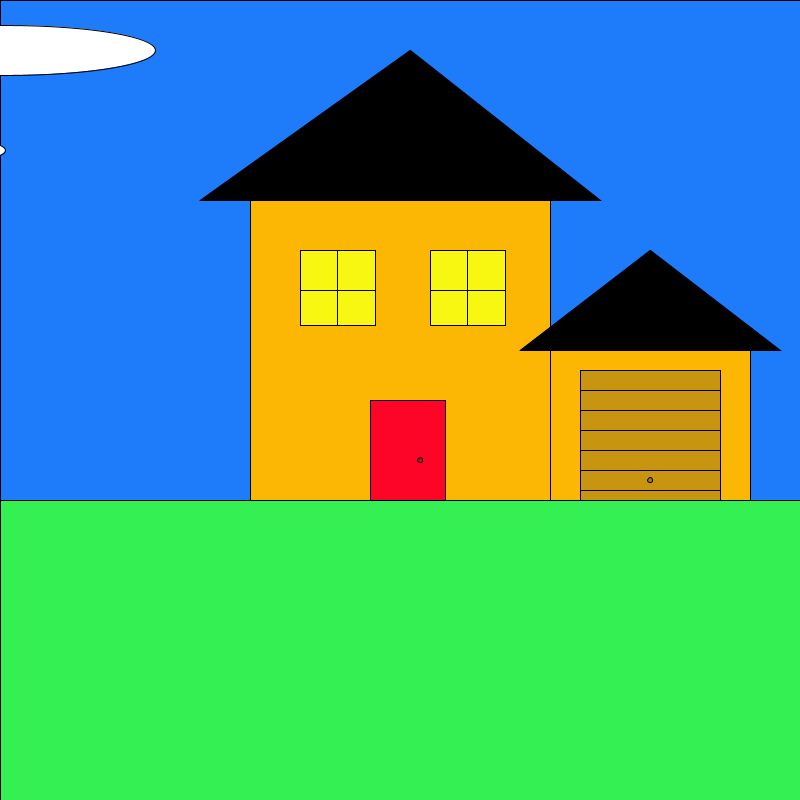
Frame 1 (no input)
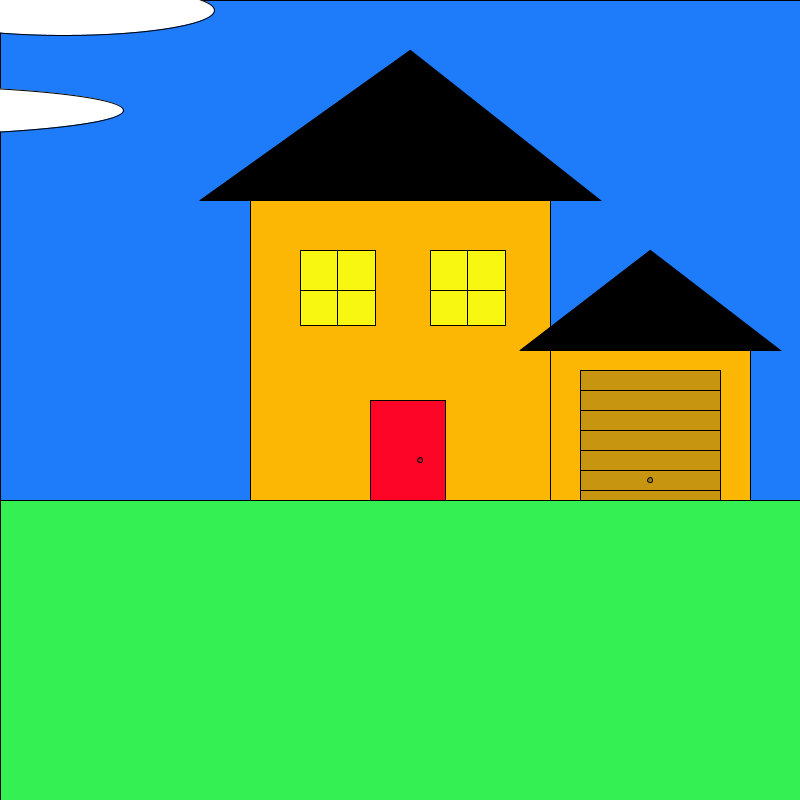
Frame 60 (the mouse pressed at the canvas centre just before this capture)
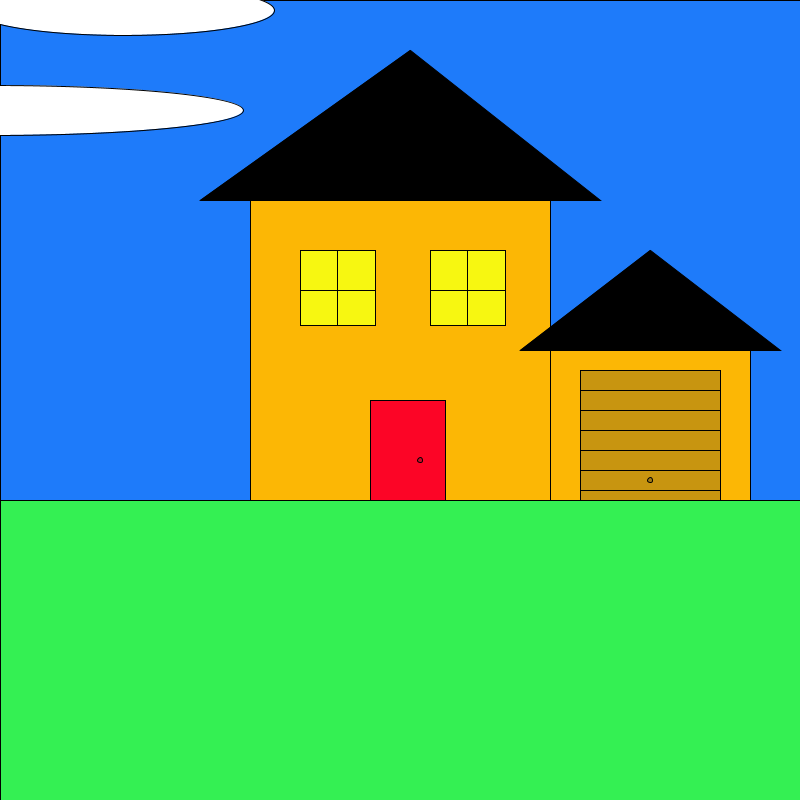
Frame 120 (the mouse held since frame 60 and released just before this capture)

The Processing sketch that drew these frames (run headless with seeded random() and noise(); from frame 60 on, the mouse is pressed at the canvas centre):

// Processing sketch: processing_130417
// ── processing_130417.pde

/* OpenProcessing Tweak of *@*http://www.openprocessing.org/sketch/129851*@* */
/* !do not delete the line above, required for linking your tweak if you upload again */
int h=300;
float a = 5;
float b = 50;
float c = 5;
float d = 5;
float e = 5;

void setup(){
size(800,800);
line(0,500,800,500); //Horizon
fill(10,250,50,200);
rect(0,400,800,400); //"Grass"
}

void draw(){
  fill(#1E7BFA);
  rect(0,0,800,500); //sky
  fill(255);
  ellipse(a, b, 300, 50); //"Cloud"1
  fill(255);
  ellipse(a-400, b+200, 150, 50); //"Cloud"2
  fill(255);
  ellipse(c-600, b+150, 250, 50); //"Cloud"3
  fill(255);
  ellipse(d-250, b+100, 500, 50); //"Cloud"4
  fill(255);
  ellipse(e-800, b+50, 180, 50); //"Cloud"5
  
  a = a + 1;
  b = 10;
  c = c + 1.5;
  d = d + 2;
  e = e + 2.5;
  
  fill(0);
triangle(410,50,200,200,600,200); //Roof, obviously

  if (a > width+1000) { 
    a = -5;  
}
  if (c > width+1000) {
    c = -5;    
}
  if (d > width+1000) {
    d = -5;
}
  if (e > width+1000) {
    e = -5;
}
  
  fill(#FCB705);
rect(550,350,200,150); //Garage
  fill(#FCB705);
rect(250,200,h,h); //House
fill(0);
triangle(520,350,780,350,650,250); //Garage Roof
fill(#F7F711);
rect(300,250,h/4,h/4); //Left Window
line(300,290,375,290); //Left Window Horizontal Window Bar
line(337,250,337,325); //Left Window Vertical Window Bar
fill(#F7F711);
rect(430,250,h/4,h/4); //Right Window
line(505,290,430,290); //Right Window Horizontal Window Bar
line(467,325,467,250); //Right Window Vertical Window Bar
fill(#FC0526);
rect(370,400,h/4,h/3); //Door
fill(30,40,50,60);
rect(580,370,140,130); //Garage Door
line(580,390,720,390); //Garage Door Line #1
line(580,410,720,410); //Garage Door Line #2
line(580,430,720,430); //Garage Door Line #3
line(580,450,720,450); //Garage Door Line #4
line(580,470,720,470); //Garage Door Line #5
line(580,490,720,490); //Garage Door Line #6
ellipse(650,480,5,5); //Garage Door Handle
ellipse(420,460,5,5); //Door Knob
}
